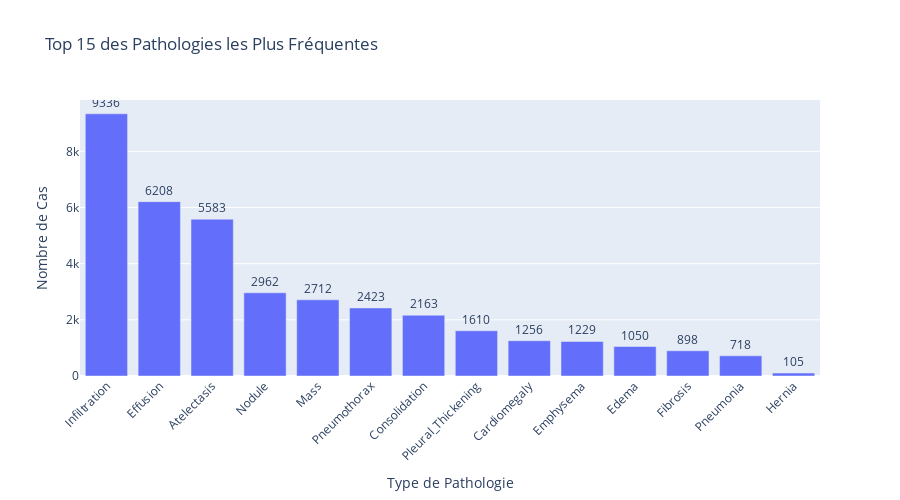
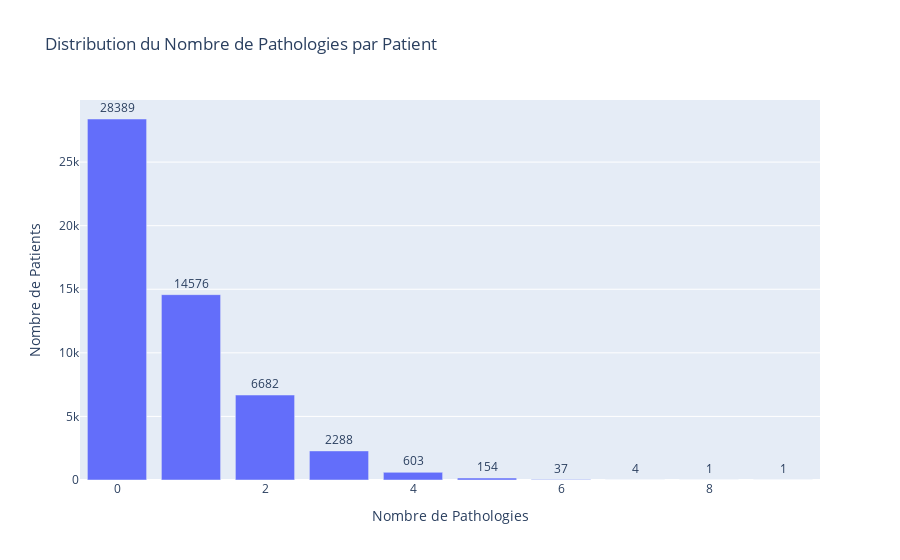

Notebook code for these charts, in order:
### Code cell
# Visualisation des pathologies
fig = px.bar(findings_df.head(15), x='Pathologie', y='Nombre',
             title='Top 15 des Pathologies les Plus Fréquentes',
             labels={'Nombre': 'Nombre de Cas', 'Pathologie': 'Type de Pathologie'},
             text='Nombre')
fig.update_traces(textposition='outside')
fig.update_layout(xaxis_tickangle=-45, height=500)
fig.show()

# Distribution du nombre de pathologies par patient
num_findings_dist = df_clean['Num_Findings'].value_counts().sort_index()

fig = px.bar(x=num_findings_dist.index, y=num_findings_dist.values,
             title='Distribution du Nombre de Pathologies par Patient',
             labels={'x': 'Nombre de Pathologies', 'y': 'Nombre de Patients'},
             text=num_findings_dist.values)
fig.update_traces(textposition='outside')
fig.show()

print(f"Nombre moyen de pathologies par patient : {df_clean['Num_Findings'].mean():.2f}")
print(f"Nombre maximum de pathologies pour un patient : {df_clean['Num_Findings'].max()}")

### Figure 1 — Plotly figure (JSON) as saved in the notebook; plotly's stock layout.template omitted (floating-point values rounded to 4 significant figures)
{"data": [{"hovertemplate": "Type de Pathologie=%{x}<br>Nombre de Cas=%{text}<extra></extra>", "legendgroup": "", "marker": {"color": "#636efa", "pattern": {"shape": ""}}, "name": "", "orientation": "v", "showlegend": false, "text": [9336.0, 6208.0, 5583.0, 2962.0, 2712.0, 2423.0, 2163.0, 1610.0, 1256.0, 1229.0, 1050.0, 898.0, 718.0, 105.0], "textposition": "outside", "type": "bar", "x": ["Infiltration", "Effusion", "Atelectasis", "Nodule", "Mass", "Pneumothorax", "Consolidation", "Pleural_Thickening", "Cardiomegaly", "Emphysema", "Edema", "Fibrosis", "Pneumonia", "Hernia"], "xaxis": "x", "y": [9336, 6208, 5583, 2962, 2712, 2423, 2163, 1610, 1256, 1229, 1050, 898, 718, 105], "yaxis": "y"}], "layout": {"barmode": "relative", "height": 500, "legend": {"tracegroupgap": 0}, "title": {"text": "Top 15 des Pathologies les Plus Fréquentes"}, "xaxis": {"anchor": "y", "domain": [0, 1], "tickangle": -45, "title": {"text": "Type de Pathologie"}}, "yaxis": {"anchor": "x", "domain": [0, 1], "title": {"text": "Nombre de Cas"}}}}

### Figure 2 — Plotly figure (JSON) as saved in the notebook; plotly's stock layout.template omitted (floating-point values rounded to 4 significant figures)
{"data": [{"hovertemplate": "Nombre de Pathologies=%{x}<br>Nombre de Patients=%{y}<br>text=%{text}<extra></extra>", "legendgroup": "", "marker": {"color": "#636efa", "pattern": {"shape": ""}}, "name": "", "orientation": "v", "showlegend": false, "text": [28390.0, 14580.0, 6682.0, 2288.0, 603.0, 154.0, 37.0, 4.0, 1.0, 1.0], "textposition": "outside", "type": "bar", "x": [0, 1, 2, 3, 4, 5, 6, 7, 8, 9], "xaxis": "x", "y": [28389, 14576, 6682, 2288, 603, 154, 37, 4, 1, 1], "yaxis": "y"}], "layout": {"barmode": "relative", "legend": {"tracegroupgap": 0}, "title": {"text": "Distribution du Nombre de Pathologies par Patient"}, "xaxis": {"anchor": "y", "domain": [0, 1], "title": {"text": "Nombre de Pathologies"}}, "yaxis": {"anchor": "x", "domain": [0, 1], "title": {"text": "Nombre de Patients"}}}}
